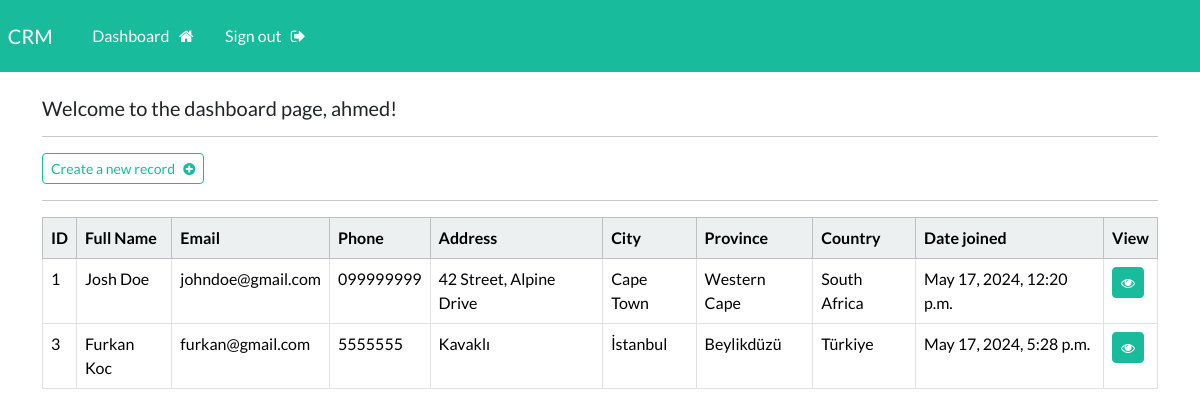
The page /dashboard (signed in) on the database its author committed.
### webapp/models.py (models this page shows, shortened)
class Record(models.Model):
    creation_date = models.DateTimeField(auto_now_add=True)
    first_name = models.CharField(max_length=100)
    last_name = models.CharField(max_length=100)
    email = models.CharField(max_length=255)
    phone = models.CharField(max_length=20)
    address = models.CharField(max_length=300)
    city = models.CharField(max_length=255)
    province = models.CharField(max_length=200)
    country = models.CharField(max_length=125)

### webapp/views.py (the view)
# urls.py: path('dashboard', views.dashboard, name="dashboard"),
@login_required(login_url='my-login')
def dashboard(request):
    my_records  = Record.objects.all()
    context={'records': my_records}
    return render(request, 'webapp/dashboard.html', context=context)

### webapp/templates/webapp/dashboard.html
{% extends 'webapp/base.html' %}
{% block content %}
    <h5> Welcome to the dashboard page, {{user}}! </h5>
    <hr>
    <a class="btn btn-outline-success btn-sm" href="{% url 'create-record' %}">Create a new record &nbsp; <i class="fa fa-plus-circle" aria-hidden="true"></i>
    </a>
    <hr>
    <table class="table table-hover table-bordered">
        <thead class="table-light">
            <tr>
                <th scope="col">ID</th>
                <th scope="col">Full Name</th>
                <th scope="col">Email</th>
                <th scope="col">Phone</th>
                <th scope="col">Address</th>
                <th scope="col">City</th>
                <th scope="col">Province</th>
                <th scope="col">Country</th>
                <th scope="col">Date joined</th>
                <th scope="col">View</th>
            </tr>
        </thead>
        <tbody>
        {% if records %}
            {% for record in records %}
            <tr>
                <td>{{record.id}}</td>
                <td>{{record.first_name}}  {{record.last_name}}</td>
                <td>{{record.email}}</td>
                <td>{{record.phone}}</td>
                <td>{{record.address}}</td>
                <td>{{record.city}}</td>
                <td>{{record.province}}</td>
                <td>{{record.country}}</td>
                <td>{{record.creation_date}}</td>
                <td><a class="btn btn-success btn-sm" href="{% url 'record' record.id %}"><i class="fa fa-eye" aria-hidden="true"></i>
                </a></td>
            </tr>
            {% endfor %}
        {% endif %}
        </tbody>
    </table>
{% endblock %}

### rows shown on the page
Record: id "1", first_name "Josh", last_name "Doe", email "johndoe@gmail.com", phone "099999999", address "42 Street, Alpine Drive", city "Cape Town", province "Western Cape", country "South Africa", creation_date "May 17, 2024, 12:20 p.m."
Record: id "3", first_name "Furkan", last_name "Koc", email "furkan@gmail.com", phone "5555555", address "Kavaklı", city "İstanbul", province "Beylikdüzü", country "Türkiye", creation_date "May 17, 2024, 5:28 p.m."

### other values the page prints
{{ user }} "ahmed"
